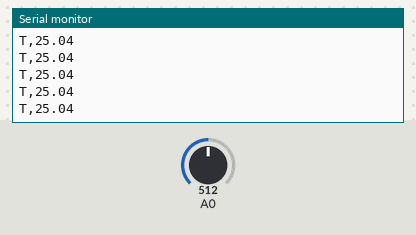
Bench run of a sketch on a simulated Arduino Uno, built with avr-gcc and run on an emulated ATmega328P. Parts: the last lines printed to the serial monitor. Inputs (shaded band) come from the test bench; at power-on: A0 = 512.

Above: at 1.2 s.
1.3 s: A0 set to 716
At 1.56 s:
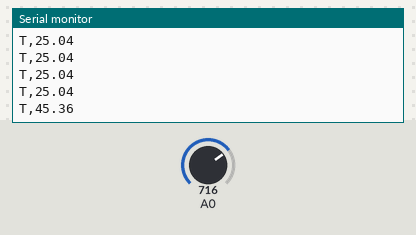
2.8 s: A0 set to 900
At 2.97 s:
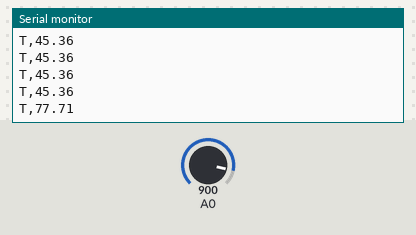
Timing chart, 0 to 5.8 s (numbered marks = the images above; inputs shaded):
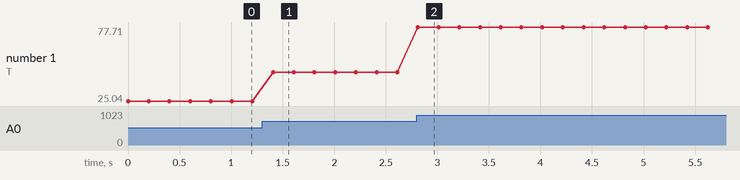

The sketch:

thermo_logger_ntc10k.ino
```cpp
// arduino/thermo_logger_ntc10k/thermo_logger_ntc10k.ino
// NTC to A0 with 10k series to 5V; junction to A0; other end to GND.
const float R_FIXED = 10000.0;    // 10k
const float BETA    = 3950.0;     // typical
const float T0K     = 298.15;     // 25°C in Kelvin
void setup(){ Serial.begin(115200); }
void loop(){
  int raw = analogRead(A0);
  float v = raw * (5.0/1023.0);
  float r_ntc = (v>0.0001) ? (R_FIXED * (5.0 - v) / v) : 1e9;
  float invT = (1.0/T0K) + (1.0/BETA)*log(r_ntc/10000.0);
  float tempC = (1.0/invT) - 273.15;
  Serial.print("T,"); Serial.println(tempC, 2);
  delay(200);
}
```

Measured:
- after the input at 1.3 s, the serial monitor: prints a new line after 0.11 s (image 1)
- after the input at 2.8 s, the serial monitor: prints a new line at once (image 2)
- plotted number 1: 25.04 → 45.36 after the input at 1.3 s, 45.36 → 77.71 after the input at 2.8 s
